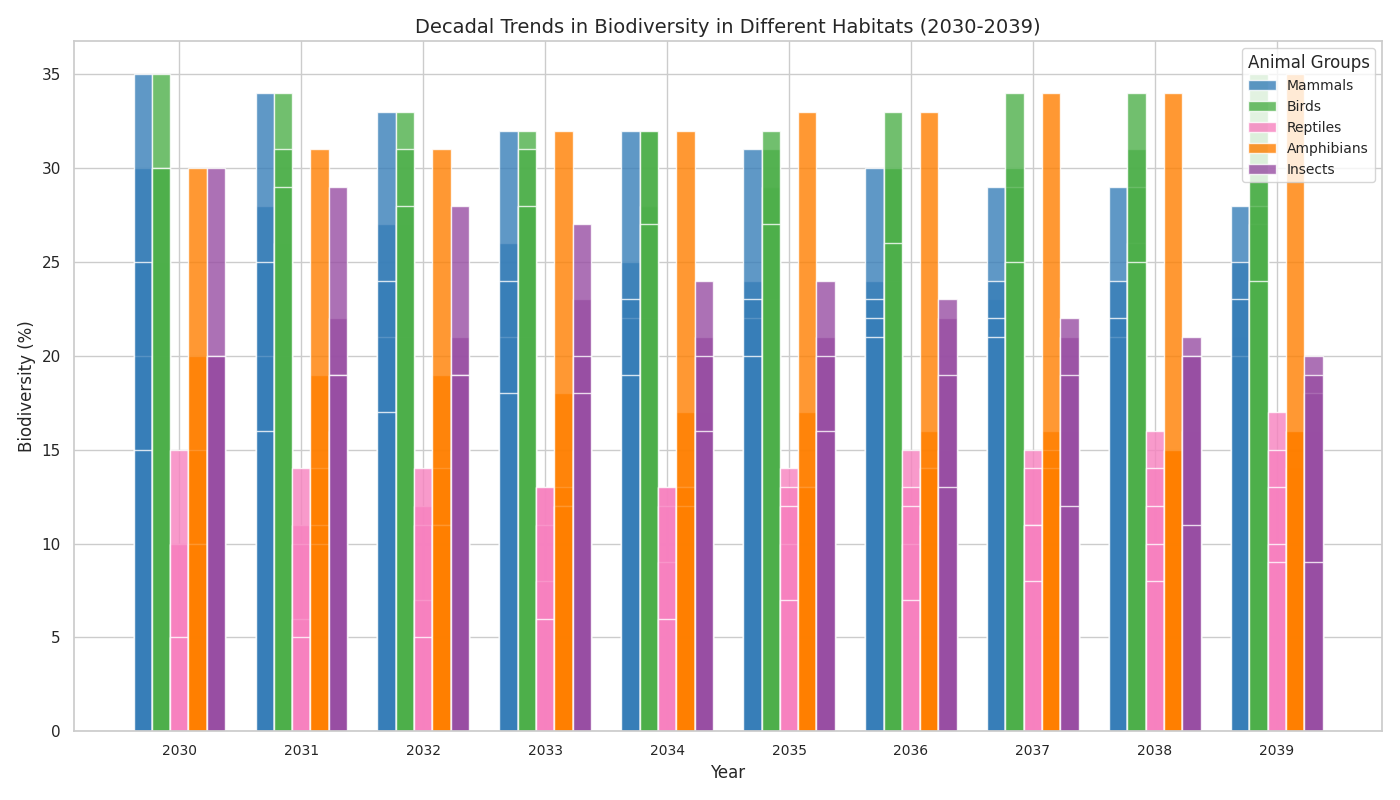

Python code for this plot:
import numpy as np
import matplotlib.pyplot as plt

# Define the forest habitats and years
habitats = ["Tropical Rainforest", "Temperate Forest", "Boreal Forest", "Mangroves", "Savanna"]
years = np.arange(2030, 2040)

# Create percentage data for different animal groups
mammals = np.array([
    [30, 28, 27, 26, 25, 24, 24, 23, 22, 21],
    [35, 34, 33, 32, 32, 31, 30, 29, 29, 28],
    [20, 20, 21, 21, 22, 22, 23, 24, 24, 25],
    [25, 25, 24, 24, 23, 23, 22, 22, 21, 20],
    [15, 16, 17, 18, 19, 20, 21, 21, 22, 23]
])

birds = np.array([
    [25, 26, 27, 28, 28, 29, 30, 30, 31, 32],
    [20, 20, 21, 21, 22, 23, 24, 25, 26, 27],
    [35, 34, 33, 32, 32, 31, 30, 29, 29, 28],
    [30, 31, 31, 31, 32, 32, 33, 34, 34, 35],
    [30, 29, 28, 28, 27, 27, 26, 25, 25, 24]
])

reptiles = np.array([
    [10, 11, 12, 13, 13, 14, 15, 15, 16, 17],
    [10, 10, 11, 11, 12, 13, 13, 14, 14, 15],
    [5, 6, 7, 8, 9, 10, 10, 11, 12, 13],
    [15, 14, 14, 13, 13, 12, 12, 11, 10, 10],
    [5, 5, 5, 6, 6, 7, 7, 8, 8, 9]
])

amphibians = np.array([
    [20, 19, 19, 18, 17, 17, 16, 16, 15, 14],
    [15, 14, 14, 13, 13, 12, 11, 11, 10, 10],
    [10, 11, 11, 12, 13, 13, 14, 15, 15, 16],
    [10, 10, 11, 12, 12, 13, 14, 14, 15, 16],
    [30, 31, 31, 32, 32, 33, 33, 34, 34, 35]
])

insects = np.array([
    [15, 16, 15, 15, 17, 16, 15, 16, 16, 16],
    [20, 22, 21, 23, 21, 21, 22, 21, 21, 20],
    [30, 29, 28, 27, 24, 24, 23, 22, 20, 18],
    [20, 19, 19, 20, 20, 20, 19, 19, 20, 19],
    [20, 19, 19, 18, 16, 16, 13, 12, 11, 9]
])

# Set up the plot
fig, ax = plt.subplots(figsize=(14, 8))

# Width for each bar
bar_width = 0.15

# Define offsets for each species' data
species_data = [mammals, birds, reptiles, amphibians, insects]
species_names = ['Mammals', 'Birds', 'Reptiles', 'Amphibians', 'Insects']
colors = ['#377eb8', '#4daf4a', '#f781bf', '#ff7f00', '#984ea3']

# Indices for habitats
x_indices = np.arange(len(years))

# Plot each species data as a grouped bar
for i, species in enumerate(species_data):
    for j, habitat in enumerate(habitats):
        ax.bar(x_indices + (i * bar_width), species[j], bar_width, label=species_names[i] if j == 0 else "", color=colors[i], alpha=0.8)

# Customizations
ax.set_xticks(x_indices + bar_width * (len(species_data) - 1) / 2)
ax.set_xticklabels(years, fontsize=10)
ax.set_xlabel('Year', fontsize=12)
ax.set_ylabel('Biodiversity (%)', fontsize=12)
ax.set_title("Decadal Trends in Biodiversity in Different Habitats (2030-2039)", fontsize=14)

# Adding the legend
ax.legend(title='Animal Groups', fontsize=10)

# Automatically adjust layout
plt.tight_layout()

# Display the plot
plt.show()
